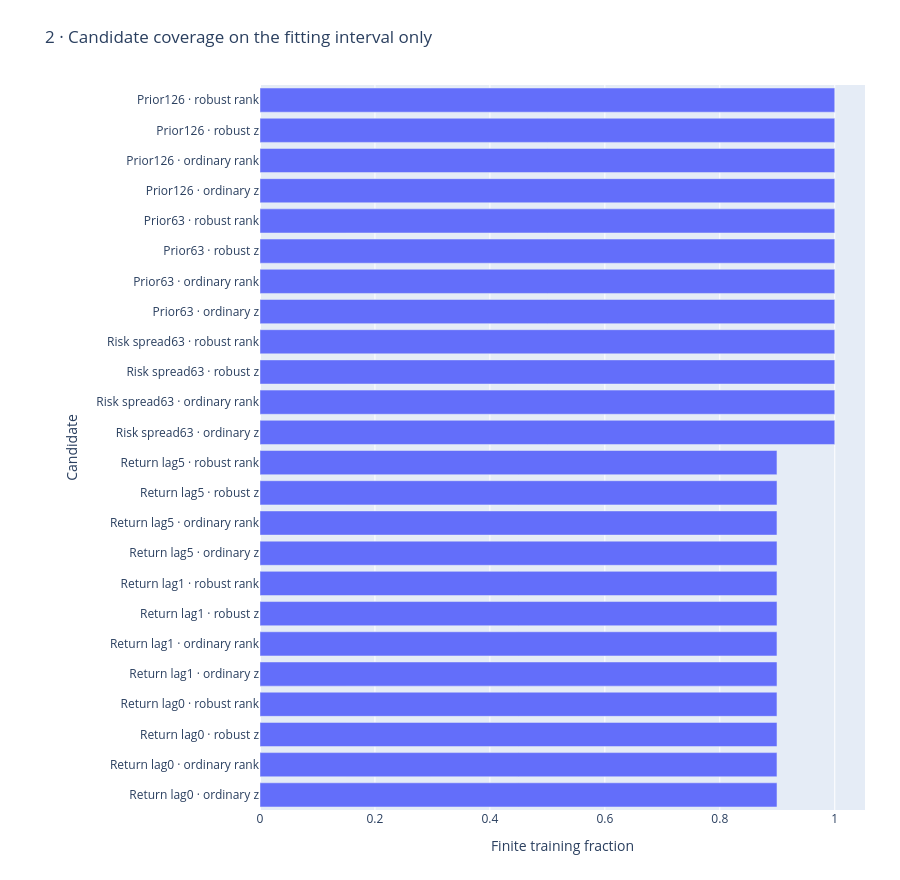

The code cell stored with this chart in its notebook:
### Markdown cell above
## Usable coverage

Finite training coverage is not proof of predictive value. Missing input histories remain missing.

### Code cell
figures[1].show()

### Figure 1 — Plotly figure (JSON) as saved in the notebook; plotly's stock layout.template omitted (floating-point values rounded to 4 significant figures)
{"data": [{"orientation": "h", "type": "bar", "x": [0.8995, 0.8995, 0.8995, 0.8995, 0.8995, 0.8995, 0.8995, 0.8995, 0.8995, 0.8995, 0.8995, 0.8995, 1, 1, 1, 1, 1, 1, 1, 1, 1, 1, 1, 1], "y": ["Return lag0 · ordinary z", "Return lag0 · ordinary rank", "Return lag0 · robust z", "Return lag0 · robust rank", "Return lag1 · ordinary z", "Return lag1 · ordinary rank", "Return lag1 · robust z", "Return lag1 · robust rank", "Return lag5 · ordinary z", "Return lag5 · ordinary rank", "Return lag5 · robust z", "Return lag5 · robust rank", "Risk spread63 · ordinary z", "Risk spread63 · ordinary rank", "Risk spread63 · robust z", "Risk spread63 · robust rank", "Prior63 · ordinary z", "Prior63 · ordinary rank", "Prior63 · robust z", "Prior63 · robust rank", "Prior126 · ordinary z", "Prior126 · ordinary rank", "Prior126 · robust z", "Prior126 · robust rank"]}], "layout": {"height": 880, "legend": {"orientation": "h", "y": -0.38}, "margin": {"b": 70, "l": 260, "r": 35, "t": 85}, "title": {"text": "2 · Candidate coverage on the fitting interval only"}, "xaxis": {"title": {"text": "Finite training fraction"}}, "yaxis": {"title": {"text": "Candidate"}}}}
